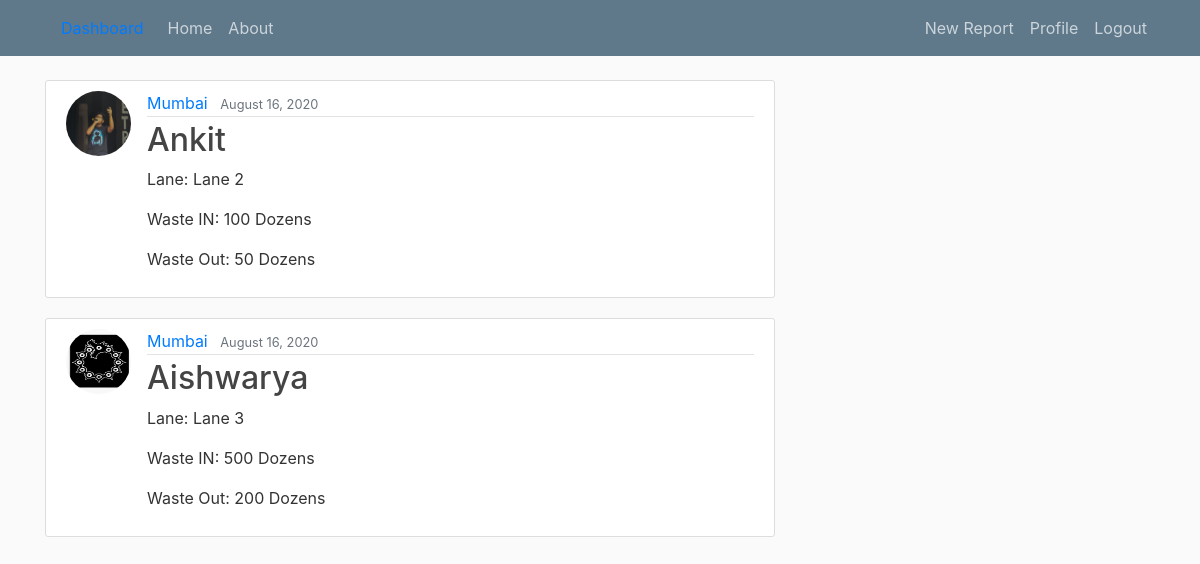
The app's page /user/Mumbai (signed in) with its own data.
### blog/models.py (models this page shows, shortened)
class Post(models.Model):
    title = models.CharField(max_length=100) #city
    Lane_name = models.TextField() #lane
    WasteIn = models.IntegerField(default=0)
    WasteOut = models.IntegerField(default=0)
    date_posted = models.DateTimeField(default=timezone.now) #auto_now records time of every update where as auto_now_add records just the time of creation
    author = models.ForeignKey(User, on_delete=models.CASCADE) #One to many from author to post | on_delete tells to delete all post of the user/author if he/she gets deleted
    site_image = models.ImageField(default = 'default.jpg', upload_to = 'profilepics')

### users/models.py (models this page shows, shortened)
class Profile(models.Model):
    user = models.OneToOneField(User , on_delete = models.CASCADE)
    image = models.ImageField(default = 'default.jpg', upload_to = 'profilepics')

### blog/views.py (the view)
# urls.py: path('user/<str:title>', UserPostListView.as_view() , name = 'user-posts'),
class UserPostListView(ListView):
    model = Post
    template_name = 'blog/user_posts.html' #<app><model>_<viewtype>.html
    context_object_name = 'posts'
    paginate_by = 3
    def get_queryset(self):
        post = Post.objects.filter(title = self.kwargs.get('title'))
        return post

### blog/templates/blog/user_posts.html (shortened to what this page needs)
{% extends 'blog/base.html'%}
{% block content %}
  {% for post in posts%}
    <article class="media content-section">
    <img class = "rounded-circle article-img" src = "{{ post.author.profile.image.url }}"">
      <div class="media-body">
        <div class="article-metadata">
          <a class="mr-2" href="{% url 'user-posts' post.title %}">{{ post.title }}</a>
          <small class="text-muted">{{ post.date_posted|date:"F d, Y" }}</small>
        </div>
        <h2><a class="article-title" href="{% url 'post-detail' post.id %}">{{ post.author }}</a></h2>
        <p class="article-content">Lane: {{ post.Lane_name }}</p>
        <p class="article-content">Waste IN: {{ post.WasteIn }} Dozens</p>
        <p class="article-content">Waste Out: {{ post.WasteOut }} Dozens</p>
      </div>
    </article>
  {% endfor %}
{% endblock content %}

### blog/static/blog/main.css (style rules this page uses)
body { background: #fafafa; color: #333333; margin-top: 5rem; }
h1, h2, h3, h4, h5, h6 { color: #444444; }
.content-section { background: #ffffff; padding: 10px 20px; border: 1px solid #dddddd; border-radius: 3px; margin-bottom: 20px; }
.article-title { color: #444444; }
.article-content { white-space: pre-line; }
.article-img { height: 65px; width: 65px; margin-right: 16px; }
.article-metadata { padding-bottom: 1px; margin-bottom: 4px; border-bottom: 1px solid #e3e3e3 }

### records on screen
Post: author.profile.image (picture), title "Mumbai", date_posted "August 16, 2020", author "Ankit", Lane_name "Lane 2", WasteIn "100", WasteOut "50"
Post: author.profile.image (placeholder picture), title "Mumbai", date_posted "August 16, 2020", author "Aishwarya", Lane_name "Lane 3", WasteIn "500", WasteOut "200"
